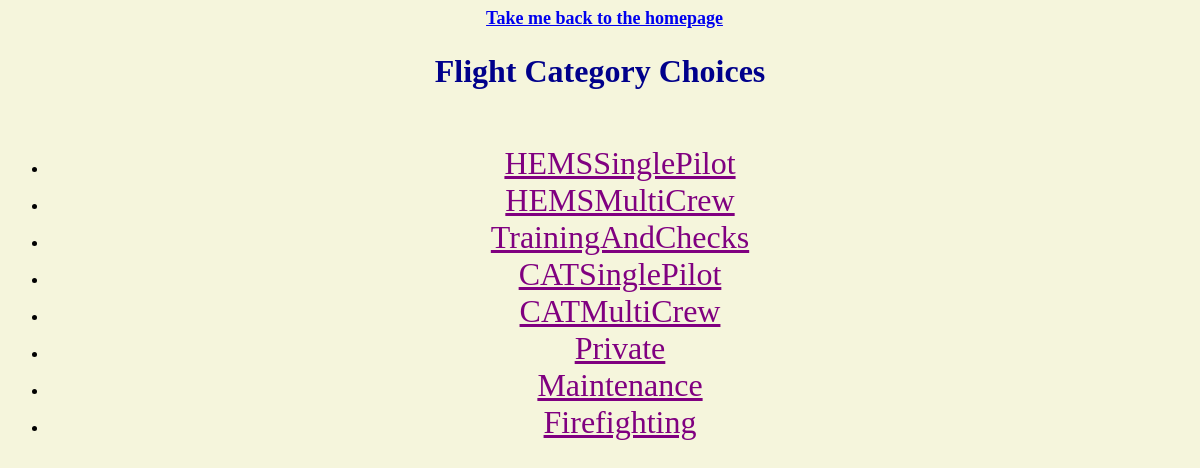
Screenshot of /EHESTPRAC/ with the database file from the repository.
### EHESTPRAC/models.py (models this page shows, shortened)
class FlightCategories(models.Model):
    flight_categories = models.CharField(max_length=100)
    category_name = models.CharField(max_length=30)

### EHESTPRAC/views.py (the view)
# urls.py: path('', views.index, name='index'),
def index(request):
    template = loader.get_template('EHESTPRAC/index.html')
    context = {
        "pages": FlightCategories.objects.all()
    }
    return HttpResponse(template.render(context, request))

### EHESTPRAC/templates/EHESTPRAC/index.html
<html>
    <head>
        {% load static %}
        <link rel="stylesheet" type="text/css" href="{% static 'EHESTPRAC/style.css' %}">
    </head>
    <body>
        <h4 style = "text-align: center;"><a href = "../">Take me back to the homepage</a></h4>
        <h1>Flight Category Choices</h1>
        <br />
        <ul style = "text-align: center">
            {% for page in pages %}
                <li><a href="{% url 'EHESTPRAC:checklist' page.flight_categories %}">{{ page.flight_categories }}</a></li>
            {% endfor %}
        </ul>
    </body>
</html>

### EHESTPRAC/static/EHESTPRAC/style.css (style rules this page uses)
body { background: beige; }
li a { color: purple; font-size : 32px; }
h4 { color: black; font-size: large; padding-left: 0.5em; }
h1 { color: darkblue; text-align: center; font-size: xx-large; }

### rows the page displays
FlightCategories: flight_categories "HEMSSinglePilot"
FlightCategories: flight_categories "HEMSMultiCrew"
FlightCategories: flight_categories "TrainingAndChecks"
FlightCategories: flight_categories "CATSinglePilot"
FlightCategories: flight_categories "CATMultiCrew"
FlightCategories: flight_categories "Private"
FlightCategories: flight_categories "Maintenance"
FlightCategories: flight_categories "Firefighting"
